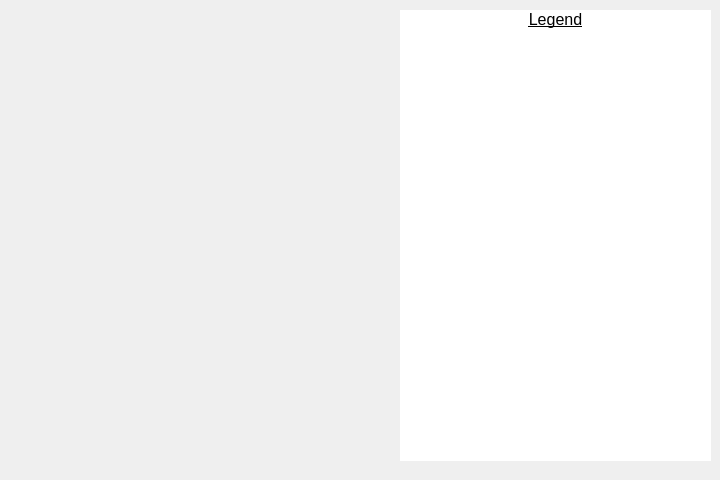
<?xml version="1.0" encoding="UTF-8"?>
<ui version="4.0">
 <class>graphwindowpie</class>
 <widget class="QDialog" name="graphwindowpie">
  <property name="geometry">
   <rect>
    <x>0</x>
    <y>0</y>
    <width>720</width>
    <height>480</height>
   </rect>
  </property>
  <property name="minimumSize">
   <size>
    <width>720</width>
    <height>480</height>
   </size>
  </property>
  <property name="maximumSize">
   <size>
    <width>720</width>
    <height>480</height>
   </size>
  </property>
  <property name="windowTitle">
   <string>Pie Graph</string>
  </property>
  <property name="autoFillBackground">
   <bool>true</bool>
  </property>
  <widget class="PieChartWidget" name="piegraph" native="true">
   <property name="geometry">
    <rect>
     <x>10</x>
     <y>40</y>
     <width>381</width>
     <height>401</height>
    </rect>
   </property>
  </widget>
  <widget class="QListWidget" name="legend_list_widget">
   <property name="geometry">
    <rect>
     <x>400</x>
     <y>10</y>
     <width>311</width>
     <height>451</height>
    </rect>
   </property>
   <property name="frameShape">
    <enum>QFrame::NoFrame</enum>
   </property>
   <item>
    <property name="text">
     <string>Legend</string>
    </property>
    <property name="font">
     <font>
      <pointsize>12</pointsize>
      <italic>false</italic>
      <underline>true</underline>
     </font>
    </property>
    <property name="textAlignment">
     <set>AlignCenter</set>
    </property>
   </item>
  </widget>
 </widget>
 <customwidgets>
  <customwidget>
   <class>PieChartWidget</class>
   <extends>QWidget</extends>
   <header>piechartwidget.h</header>
   <container>1</container>
  </customwidget>
 </customwidgets>
 <resources/>
 <connections/>
</ui>
